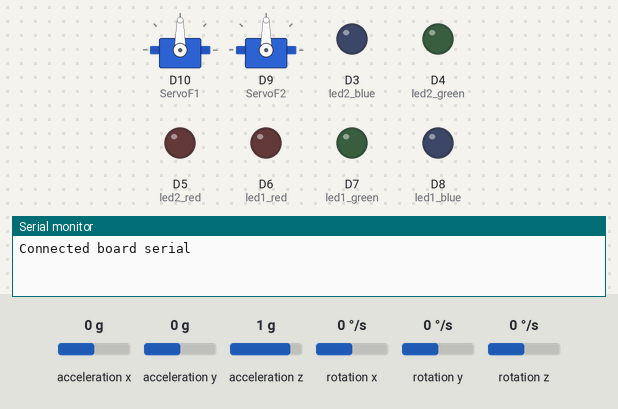
Bench run of a sketch on a simulated Arduino Nano 33 BLE. Shown: 2 × servo, output pins drawn as LEDs (lit = HIGH), the last lines printed to the serial monitor. The inputs (shaded band) are chosen by the test bench; at power-on: acceleration x 0 g, acceleration y 0 g, acceleration z 1 g, rotation x 0 °/s, rotation y 0 °/s, rotation z 0 °/s.

Above: at 0.1 s.
At 33.1 s:
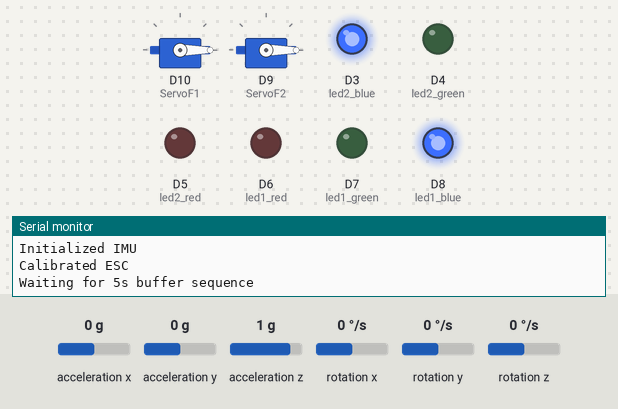
At 38.1 s:
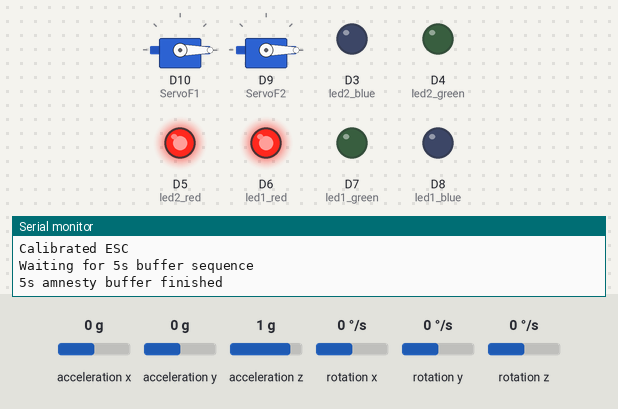
At 41.1 s:
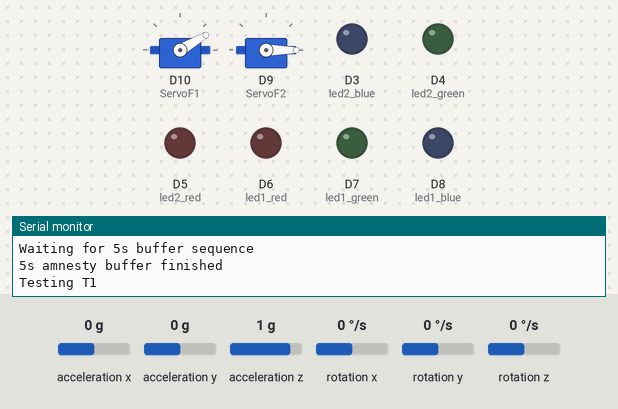
At 48.1 s:
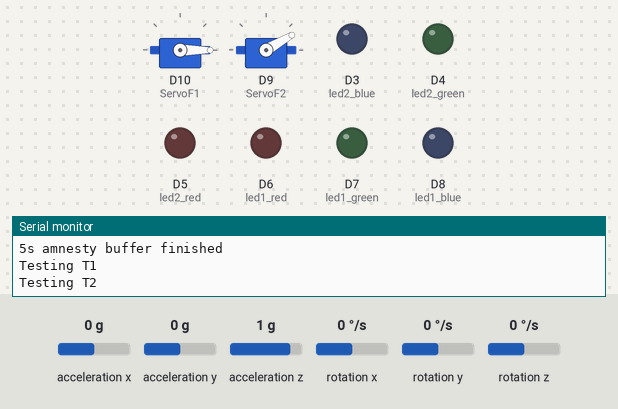
At 50.1 s:
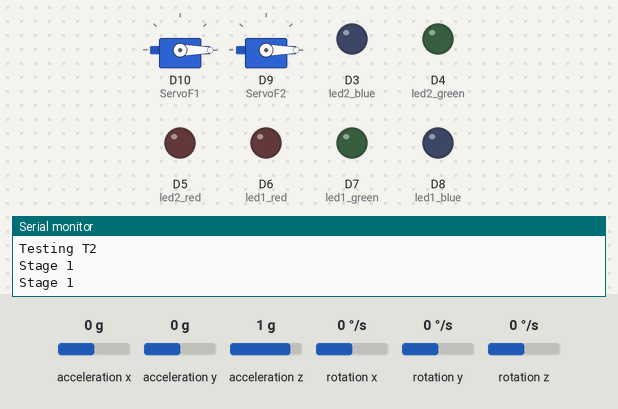
Timing chart, 0 to 51.6 s (numbered marks = the images above):
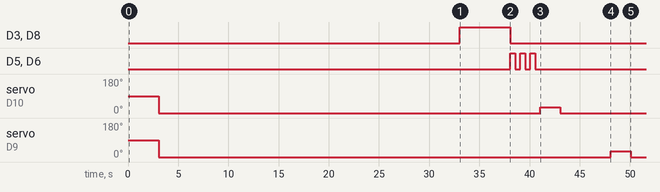

The sketch:

jerkTiltWID.ino
```cpp
//#include <Arduino_LSM9DS1.h> library doesn't seem to work
#include "Arduino_BMI270_BMM150.h"
#include <Servo.h>


//Dev timesavers
const bool DO_INIT = true;
const bool DO_FAN_TEST = true;

//Logging settings
//tmp
const bool DO_LOGGING = true;
//writable buffer for log writing
String logmsg = "";

//Gyro settings
float lowpass = 0.6;
float apogeeTilt = 88; //Angle to consider apogee. X and Z axis both.
float angx, angy, angz;
float gyrox, gyroy, gyroz;

//Acceleration settings
float ax, ay, az;

//LED settings
const String RED = "red";
const String BLUE = "blue";
const String GREEN = "green";
const String OFF = "off";

//Rocket States
bool launched = false;
bool apogee = false;
int stage = 0;
long boostTimer = 0;

//Servo settings
Servo ServoF1;  // create servo object T1
Servo ServoF2;  // create servo object T2

//ESC setup
//In seconds:
int escDelay = 30;

void setup() {


  pinMode(6, OUTPUT);//led1 red
  pinMode(7, OUTPUT);//led1 green
  pinMode(8, OUTPUT);//led1 blue
  pinMode(5, OUTPUT);//led2 red
  pinMode(4, OUTPUT);//led2 green
  pinMode(3, OUTPUT);//led2 blue

  setLEDs(OFF);

  ServoF1.attach(10);  // attaches the servo on pin 10 to the servo object for T1
  ServoF2.attach(9);  // attaches the servo on pin 9 to the servo object for T2
  //Servo

  //Debugging serial
  Serial.begin(9600);
  //while (!Serial);
  Serial.println("Connected board serial");

  //Data Logging serial
  Serial1.begin(9600); //open uart for openlog
  //Serial1.println("TEST NOT REAL LAUNCH");
  Serial1.println("XYZ order for sensor data. data: milliseconds - gyro - acceleration - logmessages ");
  Serial1.println("logmessages are jank, might messup csv");

  //HOTFIX: code will start regardless of IMU
  /*
  if (!IMU.begin()) {
    Serial.println("Failed to initialize IMU");
    while (1);
  }
  */
  IMU.begin();
  delay(3000);
  Serial.println("Initialized IMU");

  //Motors must be intialized with 0.
  ServoF1.write(long(0));
  ServoF2.write(long(0));

  delay(escDelay * 1000);

  ServoF1.write(long(0));
  ServoF2.write(long(0));

  Serial.println("Calibrated ESC");
}

void loop() {

  //Append events to logmsg, start with a comma for seperation. Janky, but temporary
  logmsg = "";

  //if(true) fix for library function breaking. tmp
  if (true){

    IMU.readAcceleration(ax, ay, az);
    ay = -ay; //correct y-axis sign

    //IMPORTANT: Must always update tilt
    updateTilt();

    /* BEGIN Stage Switch */
    switch (stage){
      case 0:
        // STAGE 0: Amnesty period, fan tests

        //Amnesty period
        if(DO_INIT) {
          setLEDs(BLUE);
          Serial.println("Waiting for 5s buffer sequence");

          delay(5000);
          Serial.println("5s amnesty buffer finished");
        } else {
          Serial.println("Skipping amnesty buffer - change DO_INIT to enable");
        }

        //Fan test
        if (DO_FAN_TEST){

          logmsg+= ",starting fantest";
          //ServoF1.write(long(60));
          //delay(2000);
          //ServoF1.write(long(0));

          //Warning lights
          setLEDs(RED);
          delay(500);
          setLEDs(OFF);
          delay(500);

          setLEDs(RED);
          delay(500);
          setLEDs(OFF);
          delay(500);

          setLEDs(RED);
          delay(500);
          setLEDs(OFF);
          delay(500);

          //T1
          Serial.println("Testing T1");
          ServoF1.write(long(30));
          delay(2000);
          ServoF1.write(long(0));

          delay(5000);

          //T2
          Serial.println("Testing T2");
          ServoF2.write(long(30));
          delay(2000);
          ServoF2.write(long(0));

        }

        setLEDs(OFF);
        stage = 1;

        break;
      case 1:
        //STAGE 1: Detect launch -> Turbine boost assist
        setLEDs(OFF);
        Serial.println("Stage 1");

        //Launch detect
        if(ay > 2){
          Serial.println(ay);
          setLEDs(RED);
          //tmp: disabled turbines to turn off 4 second boost
          //ServoF1.write(long(180));
          //ServoF2.write(long(180));
          stage = 2;
          launched = true;
          Serial.println("Launch detected! Yeehaw cowpokes");
          logmsg += ",Launch detected! Yeehaw cowpokes";
          //4 second timer start
          if (boostTimer == 0){
            boostTimer = millis();
          }

        }
        //4 second timer check
        //Not using delay() so we can continue updating tilt
        //tmp: removed /*millis() - boostTimer >= 4000) && */ from if to disable 4 sec boost

        if(/*(millis() - boostTimer >= 4000) && */launched){
            stage = 2;
            logmsg += ",Boost over";
            setLEDs(RED);
            setLEDs(OFF);
            setLEDs(BLUE);
            setLEDs(OFF);
          }
        break;
      case 2:
        //STAGE 2: microgravity throttling and apogee detection
        Serial.println(ay);
        //Throttling
        if(ay > 0.1){
          ServoF1.write(long(0));
          ServoF2.write(long(0));
          setLEDs(GREEN);
        }
        if(ay < -0.1){
          ServoF1.write(long(180));
          ServoF2.write(long(180));
          setLEDs(RED);
        }

        //Apogee detection
        /*
        if((abs(angz)>apogeeTilt) || abs(angx)>apogeeTilt){
          apogee = true;
          stage = 3;
          ServoF1.write(long(0));
          ServoF2.write(long(0));
          setLEDs(BLUE);
          logmsg += ",apogee detected";
        }
        */
        break;
      case 3:
      Serial.println("Stage 3");
        // STAGE 3: post apogee and recovery

        break;


      }
    /* ENDStage Switch */

  } else {
    Serial.println("Acceleration not avaliable");
  }

  //Writes log to datacards evey loop
  if(DO_LOGGING){
    //tmp
    //logmsg += ",TESTING NOT A REAL FLIGHT";

    updateLog(logmsg);
  }

}

//Tilt updating function
//MUST BE DONE CONSTANTLY, OR ANGLES WILL NOT BE ACCURATE
void updateTilt(){
  IMU.readGyroscope(gyrox, gyroy, gyroz);

    //X gryo
    if(abs(gyrox)<lowpass){
      gyrox=0;
    }
    angx = angx +gyrox/94;

    //y angle not currently used, but here for future use
    if(abs(gyroy)<lowpass){
      gyroy=0;
    }
    angy = angy +gyroy/94;

    //Z gryo
    if(abs(gyroz)<lowpass){
      gyroz=0;
    }
    angz = angz +gyroz/94;
}

void setLEDs(String color) {
  digitalWrite(6, LOW); //led1 red
  digitalWrite(7, LOW); //led1 green
  digitalWrite(8, LOW); //led1 blue
  digitalWrite(5, LOW); //led2 red
  digitalWrite(4, LOW); //led2 green
  digitalWrite(3, LOW); //led2 blue

  if (color == RED) {
    digitalWrite(6, HIGH);
    digitalWrite(5, HIGH);
  } else if (color == GREEN) {
    digitalWrite(7, HIGH);
    digitalWrite(4, HIGH);
  } else if (color == BLUE) {
    digitalWrite(8, HIGH);
    digitalWrite(3, HIGH);
  }
}

//Simple log updater, will be replaced with more advanced solution
//Pass empty string for msg if nothing extra to log
void updateLog(String msg){
  unsigned long ms = millis();
  Serial1.print(ms);
  Serial1.print(",");
  //Angles
  Serial1.print(angx);
  Serial1.print(",");
  Serial1.print(angy);
  Serial1.print(",");
  Serial1.print(angz);
  Serial1.print(",");
  //Accelerations
  Serial1.print(ax);
  Serial1.print(",");
  Serial1.print(ay);
  Serial1.print(",");
  Serial1.print(az);
  //Adds msg to line
  if(msg != ""){
    //Serial1.print(",");
    Serial1.print(msg);
  }
  //Terminating character
  Serial1.println("~");

}
```

Measured:
- by itself, D3 (led2_blue), D8 (led1_blue): LOW → HIGH at 33.1 s, → LOW 5.0 s later
- by itself, servo on D10 (ServoF1): 90° → 0° at 3.1 s, → 30° 38.0 s later, → 0° 2.0 s later
- by itself, servo on D9 (ServoF2): 90° → 0° at 3.1 s, → 30° 45.0 s later, → 0° 2.0 s later
- by itself, D5 (led2_red), D6 (led1_red): LOW → HIGH at 38.1 s, → LOW 0.50 s later, → HIGH 0.50 s later, → LOW 0.50 s later, … (6 changes in this stretch)
